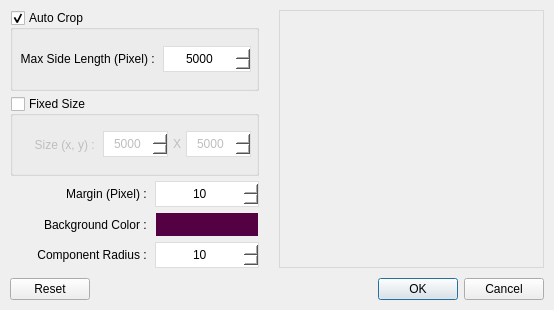
<?xml version="1.0" encoding="UTF-8"?>
<ui version="4.0">
 <class>SettingDialog</class>
 <widget class="QDialog" name="SettingDialog">
  <property name="geometry">
   <rect>
    <x>0</x>
    <y>0</y>
    <width>554</width>
    <height>310</height>
   </rect>
  </property>
  <property name="sizePolicy">
   <sizepolicy hsizetype="Preferred" vsizetype="Preferred">
    <horstretch>0</horstretch>
    <verstretch>0</verstretch>
   </sizepolicy>
  </property>
  <property name="minimumSize">
   <size>
    <width>0</width>
    <height>0</height>
   </size>
  </property>
  <property name="windowTitle">
   <string>Setting Dialog</string>
  </property>
  <property name="styleSheet">
   <string notr="true">* {
    font: 9pt &quot;Segoe UI&quot;;
}

QScrollBar:down-arrow, QScrollBar:add-line, QScrollBar:up-arrow, QScrollBar:sub-line {
	border: none;
}

QScrollBar:vertical {
	width: 10px;
	border-radius:3px;
	background-color: rgb(231, 233, 234);
}

QScrollBar::handle:vertical {
	background-color: rgb(138, 147, 155);
	border-radius:3px;
	margin: 2px;
}

QScrollBar:horizontal {
	height: 10px;
	border-radius:3px;
	background-color: rgb(231, 233, 234);
}

QScrollBar::handle:horizontal {
	background-color: rgb(138, 147, 155);
	border-radius:3px;
	margin: 2px;
}


QSpinBox {
	border: 1px solid rgb(221, 221, 221);
	padding: 4px 4px;
    background-color: white;
}

QSpinBox::up-button {
     image: url(:/icons/feather-white/chevron-up);
}

QSpinBox::down-button {
     image: url(:/icons/feather-white/chevron-down);
}</string>
  </property>
  <layout class="QGridLayout" name="gridLayout">
   <property name="leftMargin">
    <number>10</number>
   </property>
   <property name="topMargin">
    <number>10</number>
   </property>
   <property name="rightMargin">
    <number>10</number>
   </property>
   <property name="bottomMargin">
    <number>10</number>
   </property>
   <property name="horizontalSpacing">
    <number>20</number>
   </property>
   <property name="verticalSpacing">
    <number>10</number>
   </property>
   <item row="1" column="0" colspan="2">
    <widget class="QFrame" name="frame_5">
     <property name="frameShape">
      <enum>QFrame::NoFrame</enum>
     </property>
     <property name="frameShadow">
      <enum>QFrame::Raised</enum>
     </property>
     <layout class="QGridLayout" name="gridLayout_9">
      <property name="leftMargin">
       <number>0</number>
      </property>
      <property name="topMargin">
       <number>0</number>
      </property>
      <property name="rightMargin">
       <number>0</number>
      </property>
      <property name="bottomMargin">
       <number>0</number>
      </property>
      <property name="spacing">
       <number>5</number>
      </property>
      <item row="0" column="2" alignment="Qt::AlignRight">
       <widget class="QDialogButtonBox" name="buttonBoxDialog">
        <property name="orientation">
         <enum>Qt::Horizontal</enum>
        </property>
        <property name="standardButtons">
         <set>QDialogButtonBox::Cancel|QDialogButtonBox::Ok</set>
        </property>
       </widget>
      </item>
      <item row="0" column="0">
       <widget class="QPushButton" name="pushButtonReset">
        <property name="text">
         <string>Reset</string>
        </property>
        <property name="icon">
         <iconset resource="icons.qrc">
          <normaloff>:/icons/feather-white/refresh-cw.svg</normaloff>:/icons/feather-white/refresh-cw.svg</iconset>
        </property>
       </widget>
      </item>
      <item row="0" column="1">
       <spacer name="horizontalSpacer">
        <property name="orientation">
         <enum>Qt::Horizontal</enum>
        </property>
        <property name="sizeHint" stdset="0">
         <size>
          <width>0</width>
          <height>20</height>
         </size>
        </property>
       </spacer>
      </item>
     </layout>
    </widget>
   </item>
   <item row="0" column="1">
    <widget class="QFrame" name="frame_6">
     <property name="frameShape">
      <enum>QFrame::NoFrame</enum>
     </property>
     <property name="frameShadow">
      <enum>QFrame::Raised</enum>
     </property>
     <layout class="QGridLayout" name="gridLayout_8">
      <property name="leftMargin">
       <number>0</number>
      </property>
      <property name="topMargin">
       <number>0</number>
      </property>
      <property name="rightMargin">
       <number>0</number>
      </property>
      <property name="bottomMargin">
       <number>0</number>
      </property>
      <property name="spacing">
       <number>0</number>
      </property>
      <item row="0" column="0">
       <widget class="CanvasDemoGraphicsView" name="graphicsView">
        <property name="minimumSize">
         <size>
          <width>200</width>
          <height>0</height>
         </size>
        </property>
        <property name="styleSheet">
         <string notr="true">QGraphicsView {
	background-color: transparent;
	border: 1px solid #d8d8d8;
}</string>
        </property>
       </widget>
      </item>
     </layout>
    </widget>
   </item>
   <item row="0" column="0">
    <widget class="QFrame" name="frame_3">
     <property name="sizePolicy">
      <sizepolicy hsizetype="Fixed" vsizetype="Preferred">
       <horstretch>0</horstretch>
       <verstretch>0</verstretch>
      </sizepolicy>
     </property>
     <layout class="QGridLayout" name="gridLayout_11">
      <property name="leftMargin">
       <number>0</number>
      </property>
      <property name="topMargin">
       <number>0</number>
      </property>
      <property name="rightMargin">
       <number>0</number>
      </property>
      <property name="bottomMargin">
       <number>0</number>
      </property>
      <property name="spacing">
       <number>5</number>
      </property>
      <item row="0" column="0">
       <widget class="QGroupBox" name="groupBoxAutoCrop">
        <property name="styleSheet">
         <string notr="true"/>
        </property>
        <property name="title">
         <string>Auto Crop</string>
        </property>
        <property name="flat">
         <bool>false</bool>
        </property>
        <property name="checkable">
         <bool>true</bool>
        </property>
        <layout class="QGridLayout" name="gridLayout_3">
         <property name="leftMargin">
          <number>5</number>
         </property>
         <property name="topMargin">
          <number>5</number>
         </property>
         <property name="rightMargin">
          <number>5</number>
         </property>
         <property name="bottomMargin">
          <number>5</number>
         </property>
         <property name="spacing">
          <number>5</number>
         </property>
         <item row="0" column="0">
          <widget class="QFrame" name="frame_2">
           <property name="frameShape">
            <enum>QFrame::NoFrame</enum>
           </property>
           <property name="frameShadow">
            <enum>QFrame::Raised</enum>
           </property>
           <layout class="QGridLayout" name="gridLayout_2">
            <property name="leftMargin">
             <number>0</number>
            </property>
            <property name="topMargin">
             <number>0</number>
            </property>
            <property name="rightMargin">
             <number>0</number>
            </property>
            <property name="bottomMargin">
             <number>0</number>
            </property>
            <property name="spacing">
             <number>5</number>
            </property>
            <item row="0" column="0">
             <widget class="QLabel" name="label">
              <property name="minimumSize">
               <size>
                <width>140</width>
                <height>0</height>
               </size>
              </property>
              <property name="text">
               <string>Max Side Length (Pixel) : </string>
              </property>
              <property name="alignment">
               <set>Qt::AlignRight|Qt::AlignTrailing|Qt::AlignVCenter</set>
              </property>
             </widget>
            </item>
            <item row="0" column="1">
             <widget class="QSpinBox" name="spinBoxMaxSideLength">
              <property name="alignment">
               <set>Qt::AlignCenter</set>
              </property>
              <property name="minimum">
               <number>100</number>
              </property>
              <property name="maximum">
               <number>20000</number>
              </property>
              <property name="singleStep">
               <number>1</number>
              </property>
              <property name="value">
               <number>5000</number>
              </property>
             </widget>
            </item>
           </layout>
          </widget>
         </item>
        </layout>
       </widget>
      </item>
      <item row="2" column="0">
       <widget class="QFrame" name="frame_4">
        <property name="styleSheet">
         <string notr="true">.QPushButton {
	border: none;
	margin: 1px;

}</string>
        </property>
        <property name="frameShape">
         <enum>QFrame::NoFrame</enum>
        </property>
        <property name="frameShadow">
         <enum>QFrame::Raised</enum>
        </property>
        <layout class="QGridLayout" name="gridLayout_7">
         <property name="leftMargin">
          <number>0</number>
         </property>
         <property name="topMargin">
          <number>0</number>
         </property>
         <property name="rightMargin">
          <number>0</number>
         </property>
         <property name="bottomMargin">
          <number>0</number>
         </property>
         <property name="spacing">
          <number>5</number>
         </property>
         <item row="0" column="0">
          <widget class="QLabel" name="label_4">
           <property name="minimumSize">
            <size>
             <width>140</width>
             <height>0</height>
            </size>
           </property>
           <property name="text">
            <string>Margin (Pixel) : </string>
           </property>
           <property name="alignment">
            <set>Qt::AlignRight|Qt::AlignTrailing|Qt::AlignVCenter</set>
           </property>
          </widget>
         </item>
         <item row="0" column="1">
          <widget class="QSpinBox" name="spinBoxMargin">
           <property name="alignment">
            <set>Qt::AlignCenter</set>
           </property>
           <property name="minimum">
            <number>10</number>
           </property>
           <property name="maximum">
            <number>1000</number>
           </property>
          </widget>
         </item>
         <item row="1" column="1">
          <widget class="QPushButton" name="pushButtonBackgroundColor">
           <property name="minimumSize">
            <size>
             <width>0</width>
             <height>25</height>
            </size>
           </property>
           <property name="autoFillBackground">
            <bool>false</bool>
           </property>
           <property name="styleSheet">
            <string notr="true">background-color: #540144;
</string>
           </property>
           <property name="text">
            <string/>
           </property>
          </widget>
         </item>
         <item row="1" column="0">
          <widget class="QLabel" name="label_6">
           <property name="minimumSize">
            <size>
             <width>140</width>
             <height>0</height>
            </size>
           </property>
           <property name="text">
            <string>Background Color : </string>
           </property>
           <property name="alignment">
            <set>Qt::AlignRight|Qt::AlignTrailing|Qt::AlignVCenter</set>
           </property>
          </widget>
         </item>
         <item row="2" column="1">
          <widget class="QSpinBox" name="spinBoxComponentRadius">
           <property name="alignment">
            <set>Qt::AlignCenter</set>
           </property>
           <property name="minimum">
            <number>1</number>
           </property>
           <property name="maximum">
            <number>1000</number>
           </property>
           <property name="value">
            <number>10</number>
           </property>
          </widget>
         </item>
         <item row="2" column="0">
          <widget class="QLabel" name="label_7">
           <property name="minimumSize">
            <size>
             <width>140</width>
             <height>0</height>
            </size>
           </property>
           <property name="text">
            <string>Component Radius : </string>
           </property>
           <property name="alignment">
            <set>Qt::AlignRight|Qt::AlignTrailing|Qt::AlignVCenter</set>
           </property>
          </widget>
         </item>
        </layout>
       </widget>
      </item>
      <item row="1" column="0">
       <widget class="QGroupBox" name="groupBoxFixedSize">
        <property name="styleSheet">
         <string notr="true"/>
        </property>
        <property name="title">
         <string>Fixed Size</string>
        </property>
        <property name="flat">
         <bool>false</bool>
        </property>
        <property name="checkable">
         <bool>true</bool>
        </property>
        <property name="checked">
         <bool>false</bool>
        </property>
        <layout class="QGridLayout" name="gridLayout_4">
         <property name="leftMargin">
          <number>5</number>
         </property>
         <property name="topMargin">
          <number>5</number>
         </property>
         <property name="rightMargin">
          <number>5</number>
         </property>
         <property name="bottomMargin">
          <number>5</number>
         </property>
         <property name="spacing">
          <number>5</number>
         </property>
         <item row="0" column="0">
          <widget class="QFrame" name="frame_3">
           <property name="frameShape">
            <enum>QFrame::NoFrame</enum>
           </property>
           <property name="frameShadow">
            <enum>QFrame::Raised</enum>
           </property>
           <layout class="QGridLayout" name="gridLayout_6">
            <property name="leftMargin">
             <number>0</number>
            </property>
            <property name="topMargin">
             <number>0</number>
            </property>
            <property name="rightMargin">
             <number>0</number>
            </property>
            <property name="bottomMargin">
             <number>0</number>
            </property>
            <property name="spacing">
             <number>5</number>
            </property>
            <item row="0" column="0">
             <widget class="QLabel" name="label_2">
              <property name="minimumSize">
               <size>
                <width>80</width>
                <height>0</height>
               </size>
              </property>
              <property name="text">
               <string>Size (x, y) : </string>
              </property>
              <property name="alignment">
               <set>Qt::AlignRight|Qt::AlignTrailing|Qt::AlignVCenter</set>
              </property>
             </widget>
            </item>
            <item row="0" column="1">
             <widget class="QFrame" name="frame">
              <property name="frameShape">
               <enum>QFrame::NoFrame</enum>
              </property>
              <property name="frameShadow">
               <enum>QFrame::Raised</enum>
              </property>
              <layout class="QGridLayout" name="gridLayout_5">
               <property name="leftMargin">
                <number>0</number>
               </property>
               <property name="topMargin">
                <number>0</number>
               </property>
               <property name="rightMargin">
                <number>0</number>
               </property>
               <property name="bottomMargin">
                <number>0</number>
               </property>
               <property name="spacing">
                <number>5</number>
               </property>
               <item row="0" column="0">
                <widget class="QSpinBox" name="spinBoxSizeX">
                 <property name="sizePolicy">
                  <sizepolicy hsizetype="Expanding" vsizetype="Fixed">
                   <horstretch>0</horstretch>
                   <verstretch>0</verstretch>
                  </sizepolicy>
                 </property>
                 <property name="alignment">
                  <set>Qt::AlignCenter</set>
                 </property>
                 <property name="minimum">
                  <number>100</number>
                 </property>
                 <property name="maximum">
                  <number>20000</number>
                 </property>
                 <property name="value">
                  <number>5000</number>
                 </property>
                </widget>
               </item>
               <item row="0" column="1">
                <widget class="QLabel" name="label_3">
                 <property name="sizePolicy">
                  <sizepolicy hsizetype="Preferred" vsizetype="Preferred">
                   <horstretch>0</horstretch>
                   <verstretch>0</verstretch>
                  </sizepolicy>
                 </property>
                 <property name="text">
                  <string>X</string>
                 </property>
                 <property name="alignment">
                  <set>Qt::AlignCenter</set>
                 </property>
                </widget>
               </item>
               <item row="0" column="2">
                <widget class="QSpinBox" name="spinBoxSizeY">
                 <property name="sizePolicy">
                  <sizepolicy hsizetype="Expanding" vsizetype="Fixed">
                   <horstretch>0</horstretch>
                   <verstretch>0</verstretch>
                  </sizepolicy>
                 </property>
                 <property name="alignment">
                  <set>Qt::AlignCenter</set>
                 </property>
                 <property name="minimum">
                  <number>100</number>
                 </property>
                 <property name="maximum">
                  <number>20000</number>
                 </property>
                 <property name="value">
                  <number>5000</number>
                 </property>
                </widget>
               </item>
              </layout>
             </widget>
            </item>
           </layout>
          </widget>
         </item>
        </layout>
       </widget>
      </item>
     </layout>
    </widget>
   </item>
  </layout>
 </widget>
 <customwidgets>
  <customwidget>
   <class>CanvasDemoGraphicsView</class>
   <extends>QGraphicsView</extends>
   <header>src.Views.CustomWidgets.CanvasDemoGraphicsView</header>
  </customwidget>
 </customwidgets>
 <resources>
  <include location="icons.qrc"/>
 </resources>
 <connections>
  <connection>
   <sender>buttonBoxDialog</sender>
   <signal>accepted()</signal>
   <receiver>SettingDialog</receiver>
   <slot>accept()</slot>
   <hints>
    <hint type="sourcelabel">
     <x>227</x>
     <y>281</y>
    </hint>
    <hint type="destinationlabel">
     <x>157</x>
     <y>274</y>
    </hint>
   </hints>
  </connection>
  <connection>
   <sender>buttonBoxDialog</sender>
   <signal>rejected()</signal>
   <receiver>SettingDialog</receiver>
   <slot>reject()</slot>
   <hints>
    <hint type="sourcelabel">
     <x>295</x>
     <y>287</y>
    </hint>
    <hint type="destinationlabel">
     <x>286</x>
     <y>274</y>
    </hint>
   </hints>
  </connection>
 </connections>
</ui>
